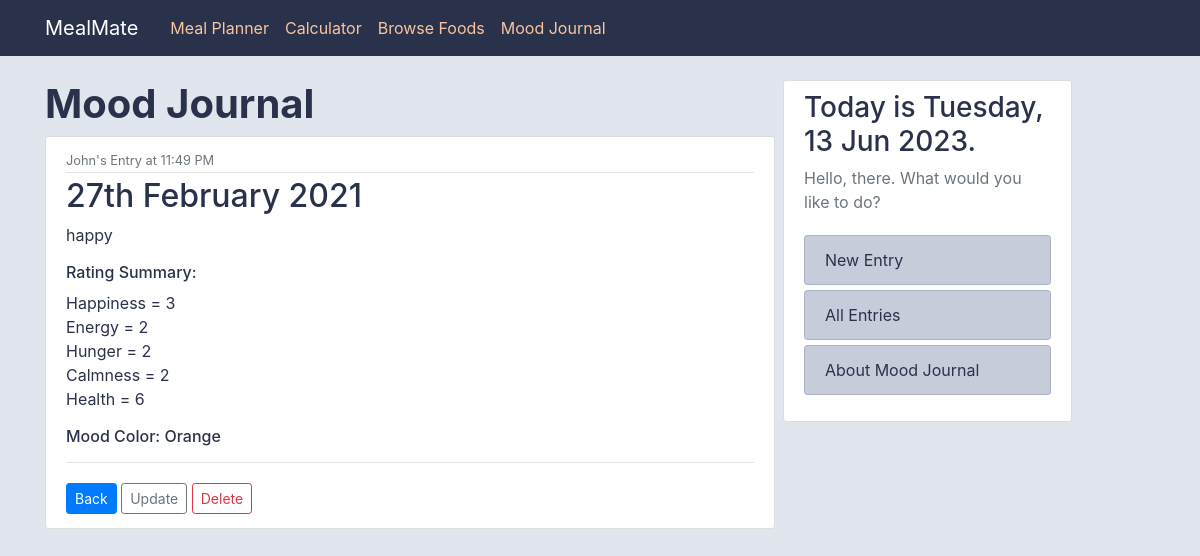
The app's page /moodjournal/entry/2/ with its own data.
### moodjournal/models.py (models this page shows)
class Entry(models.Model):
    happiness = models.PositiveSmallIntegerField(validators=[MaxValueValidator(10)])
    energy = models.PositiveSmallIntegerField(validators=[MaxValueValidator(10)])
    hunger = models.PositiveSmallIntegerField(validators=[MaxValueValidator(10)])
    calmness = models.PositiveSmallIntegerField(validators=[MaxValueValidator(10)])
    health = models.PositiveSmallIntegerField(validators=[MaxValueValidator(10)])
    journal = models.TextField()
    date_posted = models.DateTimeField(auto_now_add=True) # Automated date and time.
    author = models.CharField(max_length=15, default='Anonymous') # User input name.
    moodcolor = models.CharField(max_length=10, null=True) # Moodcolor field.
    @property
    def moodcolor(self):
        score = (self.happiness + self.energy + self.hunger + self.calmness + self.health)/5
        moodcolor = ''
        if score >= 0 and score < 2:
            moodcolor = 'Red'
        elif score >= 2 and score < 4:
            moodcolor = 'Orange'
        elif score >= 4 and score < 6:
            moodcolor = 'Yellow'
        elif score >= 6 and score < 8:
            moodcolor = 'Green'
        elif score >= 8 and score < 10:
            moodcolor = 'Blue'
        return moodcolor

### moodjournal/views.py (the view)
# urls.py: path('entry/<int:pk>/', EntryDetailView.as_view(), name='entry-detail'), # User wants to view more details of an existing entry
class EntryDetailView(DetailView):
    model = Entry

### moodjournal/templates/moodjournal/entry_detail.html
{% extends "moodjournal/base.html" %} {% block content %}
<h1 style="font-weight: bold">Mood Journal</h1>
<article class="media content-section">
	<div class="media-body">
		<div class="entry-metadata">
			<small class="text-muted">{{ object.author }}'s Entry at {{ object.date_posted|date:"h:i A"}}</small>
		</div>
		<h2 class="entry-title">{{ object.date_posted|date:"dS F Y" }}</h2>
		<p class="entry-content">{{ object.journal }}</p>
		<h4>Rating Summary:</h4>
		<p>
			Happiness = {{ object.happiness }}<br />
			Energy = {{ object.energy }}<br />
			Hunger = {{ object.hunger }}<br />
			Calmness = {{ object.calmness }}<br />
			Health = {{ object.health }}<br />
		</p>
		<h4>Mood Color: {{object.moodcolor}}</h4>
		<hr />
		<a
			class="btn btn-primary btn-sm mt-1 mb-1"
			href="{% url 'moodjournal-home' %}"
			>Back</a
		>
		<a
			class="btn btn-outline-secondary btn-sm mt-1 mb-1"
			href="{% url 'entry-update' object.id %}"
			>Update</a
		>
		<a
			class="btn btn-outline-danger btn-sm mt-1 mb-1"
			href="{% url 'entry-delete' object.id %}"
			>Delete</a
		>
	</div>
</article>
{% endblock content %}

### moodjournal/static/moodjournal/main.css (style rules this page uses)
body { background: #e1e5ee; color: #2a324b; margin-top: 5rem; }
h1, h2, h3, h4, h5, h6, p { color: #2a324b; }
h4 { font-size: medium; }
.content-section { background: #ffffff; padding: 10px 20px; border: 1px solid #dddddd; border-radius: 3px; margin-bottom: 20px; }
.entry-title { color: #2a324b; }
.entry-content { white-space: pre-line; }
.entry-metadata { padding-bottom: 1px; margin-bottom: 4px; border-bottom: 1px solid #e3e3e3; }

### records on screen
Entry: author "John", date_posted "11:49 PM", date_posted "27th February 2021", journal "happy", happiness "3", energy "2", hunger "2", calmness "2", health "6", moodcolor "Orange"
